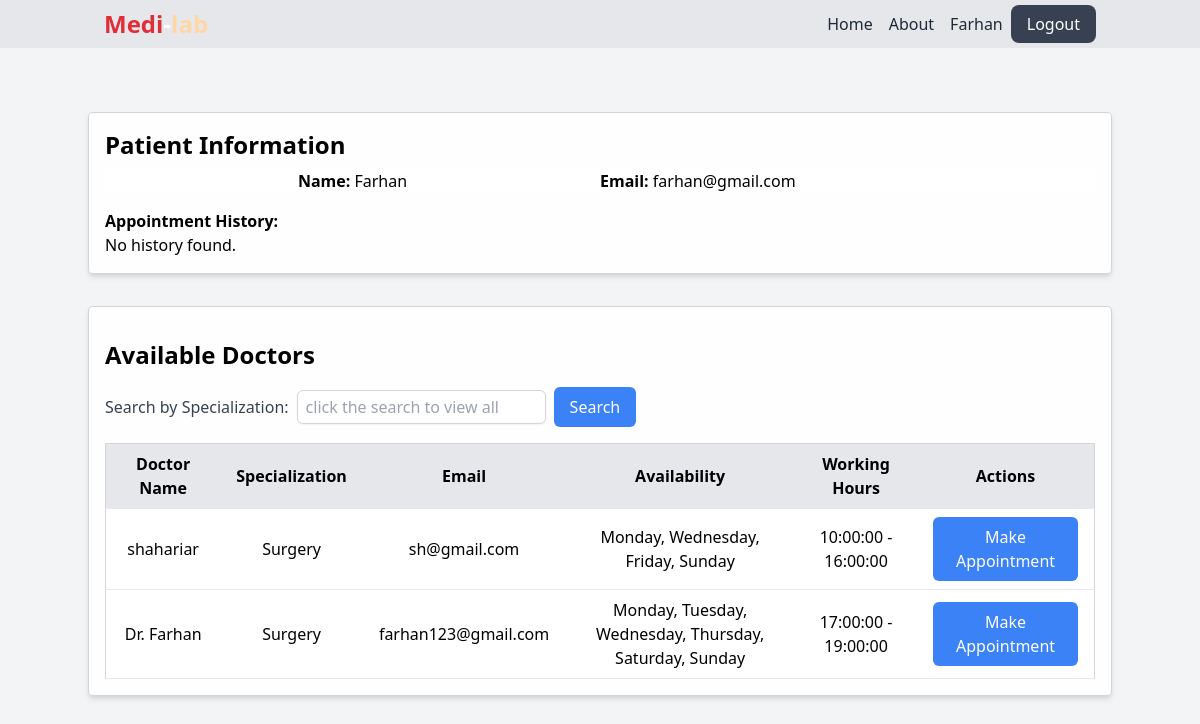
The page /patient_dashboard.php?specialization=Surgery (signed in) on the database its author committed.
### tables this page shows
CREATE TABLE `patients` (
  `patient_id` int(11) NOT NULL,
  `name` varchar(255) NOT NULL,
  `email` varchar(255) NOT NULL,
  `password` varchar(255) NOT NULL
);

CREATE TABLE `doctors` (
  `doctor_id` int(11) NOT NULL,
  `name` varchar(255) NOT NULL,
  `email` varchar(255) NOT NULL,
  `password` varchar(255) NOT NULL,
  `specialization` varchar(255) NOT NULL,
  `status` enum('pending','approved') DEFAULT 'pending',
  `start` time NOT NULL,
  `end` time NOT NULL,
  `availability` varchar(255) NOT NULL,
  `profile_picture` varchar(255) DEFAULT NULL
);

### web/patient_dashboard.php (the view, shortened to what this page needs)
<?php
$patientId = $_SESSION["patient_id"];
$conn = mysqli_connect("localhost", "root", "", "doctor_appointment_system");
$appointmentQuery = "SELECT a.*, d.name AS doctor_name FROM appointments a INNER JOIN doctors d ON a.doctor_id = d.doctor_id WHERE a.patient_id = $patientId";
$appointmentResult = mysqli_query($conn, $appointmentQuery);
$appointments = mysqli_fetch_all($appointmentResult, MYSQLI_ASSOC);
$query = "SELECT * FROM doctors WHERE status = 'approved'";
if (isset($_GET['specialization']) && !empty($_GET['specialization'])) {
    $specialization = $_GET['specialization'];
    $query .= " AND specialization LIKE '%$specialization%'";
}
$result = mysqli_query($conn, $query);
$doctors = mysqli_fetch_all($result, MYSQLI_ASSOC);
?>
<!DOCTYPE html>
<html lang="en">
<head>
    <link href="https://cdn.jsdelivr.net/npm/tailwindcss@2.2.19/dist/tailwind.min.css" rel="stylesheet">
</head>
<body>
    <header class="bg-gray-200 text-white py-2 fixed w-full top-0">
        <?php include '../includes/navbar.php'; ?>
    </header>
    <div class="container mx-auto py-8 mb-8 mt-20">
        <div class="mx-auto bg-white bg-opacity-90 p-4 border border-gray-300 rounded shadow-md">
            <h2 class="text-2xl font-bold mb-2">Patient Information</h2>
            <div class="w-full mx-auto bg-white flex  justify-center mb-4">
                <div class="w-1/2 text-center"><strong>Name:</strong> <?php echo $patient['name']; ?></div>
                <div class="w-1/2"><strong>Email:</strong> <?php echo $patient['email']; ?></div>
            </div>
            <p><strong>Appointment History:</strong></p>
            <?php if (empty($appointments)) { ?>
                <p>No history found.</p>
            <?php } ?>
        </div>
        <div class="mx-auto bg-white bg-opacity-90 p-4 border border-gray-300 rounded shadow-md mt-8">
            <h2 class="text-2xl font-bold mt-4 mb-4">Available Doctors</h2>
            <div class="mb-4 flex items-center">
                <label for="specialization" class="text-gray-700">Search by Specialization:</label>
                <input type="text" id="specialization" name="specialization" placeholder="click the search to view all" class="ml-2 px-2 py-1 border border-gray-300 rounded-md shadow-sm focus:ring-blue-500 focus:border-blue-500">
                <button type="button" id="searchBtn" class="ml-2 bg-blue-500 text-white px-4 py-2 rounded-md hover:bg-blue-600">Search</button>
            </div>
            <table class="min-w-full bg-white border border-gray-300">
                <thead class="bg-gray-200">
                    <tr>
                        <th class="px-4 py-2 border-b">Doctor Name</th>
                        <th class="px-4 py-2 border-b">Specialization</th>
                        <th class="px-4 py-2 border-b">Email</th>
                        <th class="px-4 py-2 border-b">Availability</th>
                        <th class="px-4 py-2 border-b">Working Hours</th>
                        <th class="px-4 py-2 border-b">Actions</th>
                    </tr>
                </thead>
                <tbody>
                    <?php
                    foreach ($doctors as $doctor) {
                        echo '<tr>';
                        echo '<td class="px-4 py-2 border-b text-center">' . $doctor['name'] . '</td>';
                        echo '<td class="px-4 py-2 border-b text-center">' . $doctor['specialization'] . '</td>';
                        echo '<td class="px-4 py-2 border-b text-center">' . $doctor['email'] . '</td>';
                        echo '<td class="px-4 py-2 border-b text-center">' . $doctor['availability'] . '</td>';
                        echo '<td class="px-4 py-2 border-b text-center">' . $doctor['start'] . ' - ' . $doctor['end'] . '</td>';
                        echo '<td class="px-4 py-2 border-b text-center">
                            <form action="make_appointment.php?doctor_id=' . $doctor['doctor_id'] . '" method="POST">
                                <div class="flex items-center justify-center">
                                    <button type="submit" name="make_appointment" class="bg-blue-500 text-white px-4 py-2 rounded-md hover:bg-blue-600">Make Appointment</button>
                                </div>
                            </form>
                            </td>';
                        echo '</tr>';
                    }
                    ?>
                </tbody>
            </table>
        </div>
    </div>
</body>
</html>

### includes/navbar.php (shortened to what this page needs)
<div class="container mx-auto px-4">
    <?php
    if (isset($_SESSION["patient_id"])) {
        $patientId = $_SESSION["patient_id"];
        $conn = mysqli_connect("localhost", "root", "", "doctor_appointment_system");
        $patientQuery = "SELECT * FROM patients WHERE patient_id = $patientId";
        $patientResult = mysqli_query($conn, $patientQuery);
        $patient = mysqli_fetch_assoc($patientResult);
    }
    ?>
    <nav class="flex justify-between">
        <ul>
            <li>
                <a href="index.php" class="font-bold text-2xl"><span style="color: #DF2E38">Medi</span>-<span style="color: #FFD6A5">lab</span></a>
            </li>
        </ul>
        <ul class="flex my-auto">
            <li class="mr-4">
                <a href="index.php" class="font-medium text-gray-800 hover:text-red-500">Home</a>
            </li>
            <li class="mr-4">
                <a href="about.php" class="font-medium text-gray-800 hover:text-red-500">About</a>
            </li>
            <?php if (isset($doctor)) { ?>
                <li>
                    <a href="doctor_dashboard.php" class="font-medium text-gray-800 hover:text-red-500 mr-2"><?php echo $doctor['name']; ?></a>
                </li>
                <li>
                    <a href="logout.php" class="font-medium bg-gray-700 text-white px-4 py-2 rounded-lg hover:bg-gray-500">Logout</a>
                </li>
            <?php } elseif (isset($patient)) { ?>
                <li>
                <a href="patient_dashboard.php" class="font-medium text-gray-800 hover:text-red-500 mr-2"><?php echo $patient['name']; ?></a>
                </li>
                <li>
                    <a href="logout.php" class="font-medium bg-gray-700 text-white px-4 py-2 rounded-lg hover:bg-gray-500">Logout</a>
                </li>
            <?php } else { ?>
                <li>
                    <a href="index.php" class="font-medium bg-gray-700 text-white px-4 py-2 rounded-lg hover:bg-gray-500">Login</a>
                </li>
            <?php } ?>
        </ul>
    </nav>
</div>

### web/patient_dashboard.php (style rules this page uses)
body { background: #f3f4f6; }

### rows shown on the page
patients: name "Farhan", email "farhan@gmail.com"
doctors: name "shahariar", specialization "Surgery", email "sh@gmail.com", availability "Monday, Wednesday, Friday, Sunday", start "10:00:00", end "16:00:00"
doctors: name "Dr. Farhan", specialization "Surgery", email "farhan123@gmail.com", availability "Monday, Tuesday, Wednesday, Thursday, Saturday, Sunday", start "17:00:00", end "19:00:00"
